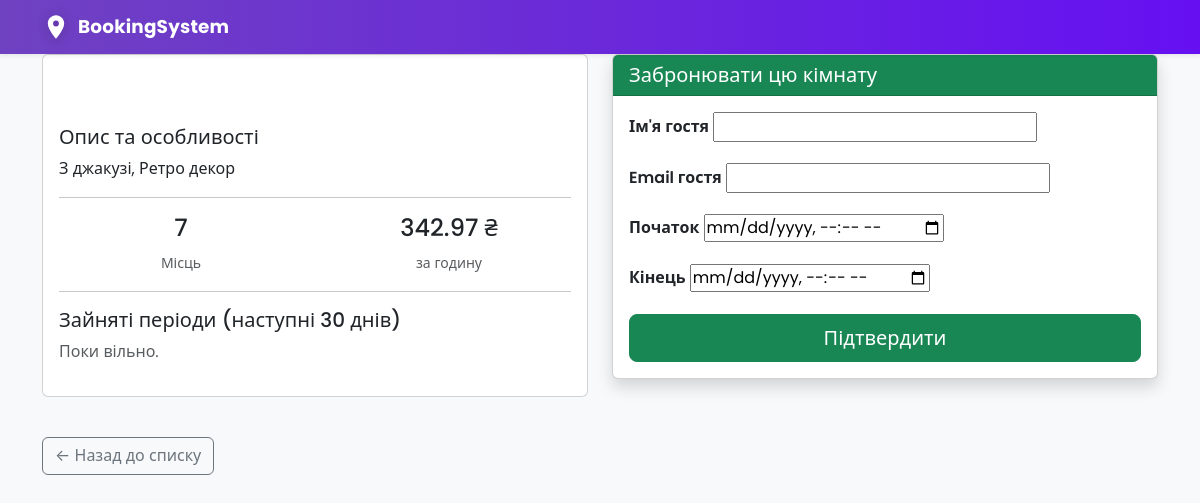
/rooms/32/, run on the app's committed database.
### bookings/models.py (models this page shows, shortened)
class Room(models.Model):
    name = models.CharField(max_length=100, verbose_name="Назва кімнати")
    type = models.ForeignKey(RoomType, null=True, blank=True, on_delete=models.SET_NULL, verbose_name="Тип")
    capacity = models.IntegerField(verbose_name="Вмістимість")
    price_per_hour = models.DecimalField(max_digits=10, decimal_places=2, verbose_name="Ціна за годину")
    features = models.TextField(blank=True, verbose_name="Особливості")
    city = models.ForeignKey(City, null=True, blank=True, on_delete=models.SET_NULL, verbose_name="Місто")
    location = models.ForeignKey(Location, null=True, blank=True, on_delete=models.SET_NULL, verbose_name="Локація")
    latitude = models.FloatField(null=True, blank=True, verbose_name="Широта")
    longitude = models.FloatField(null=True, blank=True, verbose_name="Довгота")

### bookings/views.py (the view)
# urls.py: path('<int:pk>/', views.room_detail, name='room_detail'),
def room_detail(request, pk):
    room = get_object_or_404(Room, pk=pk)
    now = timezone.now()
    future = now + timedelta(days=30)
    bookings = Booking.objects.filter(room=room, end_time__gte=now, start_time__lte=future).order_by('start_time')
    if request.method == 'POST':
        form = BookingForm(request.POST)
        if form.is_valid():
            booking = form.save(commit=False)
            booking.room = room
            if request.user.is_authenticated:
                booking.user = request.user
            try:
                booking.full_clean()
                booking.save()
                booking.send_confirmation()
                messages.success(request, 'Бронювання успішно створено! Підтвердження надіслано на вказаний email (якщо він заданий).')
                return redirect('room_detail', pk=pk)
            except Exception as e:
                form.add_error(None, str(e))
    else:
        form = BookingForm()
    return render(request, 'bookings/room_detail.html', {'room': room, 'form': form, 'bookings': bookings})

### bookings/forms.py
class BookingForm(forms.ModelForm):
    class Meta:
        model = Booking
        fields = ['guest_name', 'guest_email', 'start_time', 'end_time']
        widgets = {
            'start_time': forms.DateTimeInput(attrs={'type': 'datetime-local'}),
            'end_time': forms.DateTimeInput(attrs={'type': 'datetime-local'}),
        }

### bookings/templates/bookings/room_detail.html (shortened to what this page needs)
{% extends 'bookings/base.html' %}
{% block content %}
<div class="row">
    <div class="col-md-6">
        <div class="card mb-4">
            <div class="card-body">
                <h2 class="card-title">{{ room.name }}</h2>
                <h5 class="mt-3">Опис та особливості</h5>
                <p>{{ room.features|default:"Опис відсутній" }}</p>
                <hr>
                <div class="row text-center">
                    <div class="col">
                        <h4>{{ room.capacity }}</h4>
                        <small class="text-muted">Місць</small>
                    </div>
                    <div class="col">
                        <h4>{{ room.price_per_hour }} ₴</h4>
                        <small class="text-muted">за годину</small>
                    </div>
                </div>
                <hr>
                <h5>Зайняті періоди (наступні 30 днів)</h5>
                {% if bookings %}
                    <ul>
                        {% for b in bookings %}
                            <li>{{ b.start_time|date:"d.m.Y H:i" }} — {{ b.end_time|date:"d.m.Y H:i" }} ({{ b.get_status_display }})</li>
                        {% endfor %}
                    </ul>
                {% else %}
                    <p class="text-muted">Поки вільно.</p>
                {% endif %}
            </div>
        </div>
        <a href="{% url 'room_list' %}" class="btn btn-outline-secondary">← Назад до списку</a>
    </div>
    <div class="col-md-6">
        <div class="card shadow">
            <div class="card-header bg-success text-white">
                <h5 class="mb-0">Забронювати цю кімнату</h5>
            </div>
            <div class="card-body">
                <form method="post">
                    {% for field in form %}
                        <div class="mb-3">
                            <label class="form-label">{{ field.label }}</label>
                            {{ field }}
                        </div>
                    {% endfor %}
                    <button type="submit" class="btn btn-success w-100 btn-lg">Підтвердити</button>
                </form>
            </div>
        </div>
    </div>
</div>
{% endblock %}

### bookings/static/bookings/css/styles.css (style rules this page uses)
body { font-family: 'Poppins', system-ui, -apple-system, 'Segoe UI', Roboto, 'Helvetica Neue', Arial, 'Noto Sans', sans-serif; background: #f8f9fa; }
.btn-outline-secondary { margin-top: 1rem; }
.form-label { font-weight: 600; }
.card-title { color: #fff !important; }

### data on the page
Room: features "З джакузі, Ретро декор", capacity "7", price_per_hour "342.97"

### other printed values
{{ field.label }} "Ім'я гостя" "Email гостя" "Початок" "Кінець"
